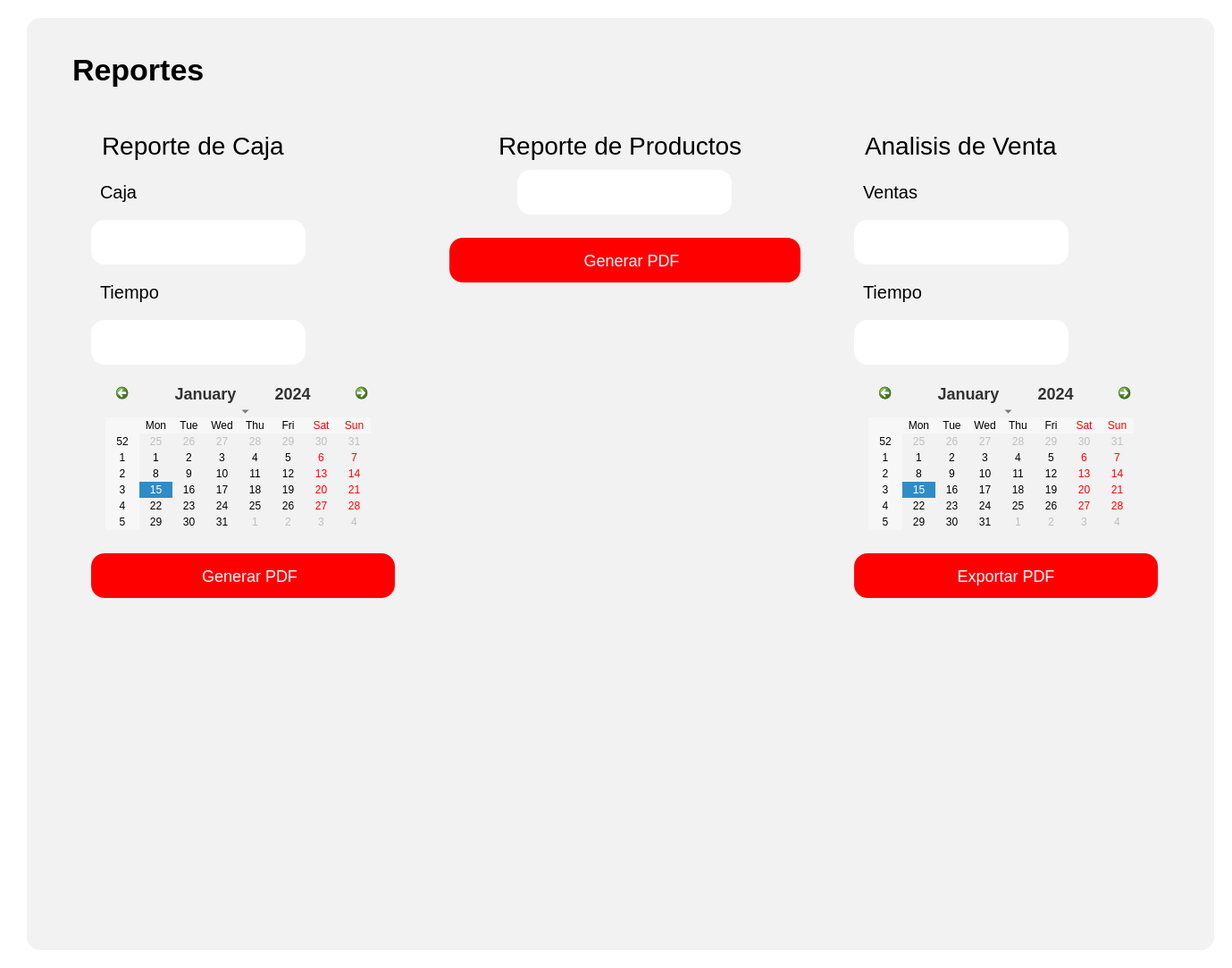
<?xml version="1.0" encoding="UTF-8"?>
<ui version="4.0">
 <class>Form</class>
 <widget class="QWidget" name="Form">
  <property name="geometry">
   <rect>
    <x>0</x>
    <y>0</y>
    <width>1379</width>
    <height>1083</height>
   </rect>
  </property>
  <property name="sizePolicy">
   <sizepolicy hsizetype="Preferred" vsizetype="Fixed">
    <horstretch>0</horstretch>
    <verstretch>0</verstretch>
   </sizepolicy>
  </property>
  <property name="windowTitle">
   <string>Form</string>
  </property>
  <property name="styleSheet">
   <string notr="true">background-color: rgb(255, 255, 255);
</string>
  </property>
  <layout class="QGridLayout" name="gridLayout_2">
   <item row="0" column="0">
    <widget class="QWidget" name="Contenedor" native="true">
     <property name="styleSheet">
      <string notr="true">
QPushButton {
    background-color: black; /* Fondo blanco */
    border: none; /* Sin borde ni decoración inicial */
    color:  white; /* Color del texto */
    border-radius: 15px; /* Bordes circulares */
    padding: 5px 10px; /* Espaciado interno para mejor apariencia */
	height: 40px; /* Altura del botón */
    text-align: center; /* Alinea el texto del botón a la izquierda */
    font-size: 18px; /* Tamaño de fuente */
	margin-top:20px;
}

QPushButton:hover {
    background-color: rgb(106, 106, 106); /* Gris claro al pasar el mouse */
    cursor: pointer; /* Cursor de mano al pasar sobre el botón */
}

QToolButton {
    background-color: white; /* Fondo blanco */
    border: none; /* Sin borde ni decoración inicial */
    color:  rgb(50, 50, 50); /* Color del texto */
    border-radius: 15px; /* Bordes circulares */
    padding: 5px 10px; /* Espaciado interno para mejor apariencia */
	height: 40px; /* Altura del botón */
    text-align: left; /* Alinea el texto del botón a la izquierda */
    font-size: 18px; /* Tamaño de fuente */
    cursor: pointer;
}

QToolButton:hover {
    background-color: #f2f2f2; /* Gris claro al pasar el mouse */
    cursor: pointer;
}
QLineEdit {
    background-color: rgb(255, 255, 255); /* Fondo blanco */
    border: none; /* Sin bordes visibles */
    padding: 4px; /* Espaciado interno entre el texto y los bordes */
    margin-right: 5px; /* Espaciado externo solo a la derecha */
    border-radius: 10px; /* Bordes redondeados */
    color: black; /* Texto negro */
    text-align: left; /* Texto alineado a la izquierda */
    font-size: 18px; /* Tamaño del texto */
}

/* Cuando el QLineEdit está enfocado (se está escribiendo) */
QLineEdit:focus {
    background-color: rgb(230, 230, 250); /* Color de fondo cuando el campo está activo */
    border: 1px solid rgb(0, 0, 0); /* Borde negro al estar activo */
}

QLabel {
    font-size: 20px; /* Tamaño de fuente */
    color:  black; /* Color del texto */
    margin-right: 10px; /* Espaciado a la derecha */
    padding: 5px; /* Espaciado interno */
    text-align: left; /* Alineación del texto a la izquierda */
}
QTableWidget {
    border: none;
    background-color: #ffffff; /* Fondo blanco para la tabla */
    box-shadow: 0 4px 8px rgba(0, 0, 0, 0.1); /* Sombra suave alrededor de la tabla */
}

QTableWidget::item {
    background-color: #f2f2f2; 
    border: none; 
    transition: background-color 0.3s ease; /* Suavizado de transición de color de fondo */
    pointer-events: none; /* Desactiva la interacción con las celdas (como editar) */
}

QTableWidget::item:selected {
    background-color: #aad4ff; /* Color azul claro para celdas seleccionadas */
    color: black; /* Texto negro para celdas seleccionadas */
}

QTableWidget::item:hover {
    background-color: #e6e6e6; /* Color de fondo al pasar el cursor sobre las celdas */
}

QHeaderView::section {
    border: none; 
    background-color: #f2f2f2; 
    font-weight: normal; /* No negritas */
    text-align: center; /* Centrado del texto en los encabezados */
    box-shadow: 0 2px 4px rgba(0, 0, 0, 0.1); /* Sombra suave para los encabezados */
}

QHeaderView::section:focus {
    background-color: #f2f2f2; /* Sin color de fondo cuando está en foco */
    border: none; /* Sin borde cuando está en foco */
}

QTableWidget::item:focus {
    border: none; /* Sin borde cuando las celdas tienen el foco */
    background-color: #f2f2f2; /* Mantener el fondo sin color azul */
}

QTableCornerButton::section {
    background-color: #f2f2f2; 
    border: none; 
}

QTableWidget::verticalHeader {
    background-color: #f2f2f2;
    border: none;
    font-weight: normal; /* No negritas */
}

QTableWidget::item:hover {
    background-color: #e6e6e6; /* Color de fondo al pasar el cursor sobre las celdas */
}

/* Personalización de la barra de desplazamiento */
QScrollBar:vertical {
    border: none;
    background: #f7f7f7; /* Fondo de la barra */
    width: 8px; /* Barra más delgada */
    border-radius: 4px; /* Bordes más redondeados */
}

QScrollBar::handle:vertical {
    background: #bbb; /* Fondo del control deslizante */
    min-height: 20px; /* Control deslizante más delgado */
    border-radius: 4px; /* Bordes redondeados */
    transition: background-color 0.3s ease; /* Transición suave para el cambio de color */
}

QScrollBar::handle:vertical:hover {
    background: #888; /* Color más oscuro cuando el control deslizante está siendo desplazado */
}

QScrollBar::add-line:vertical, QScrollBar::sub-line:vertical {
    border: none;
    background: #f2f2f2; /* Fondo para los botones de la barra */
    height: 0px; /* Sin altura para los botones */
}

QScrollBar:horizontal {
    border: none;
    background: #f7f7f7; /* Fondo de la barra */
    height: 8px; /* Barra más delgada */
    border-radius: 4px; /* Bordes más redondeados */
}

QScrollBar::handle:horizontal {
    background: #bbb; /* Fondo del control deslizante */
    min-width: 20px; /* Control deslizante más delgado */
    border-radius: 4px; /* Bordes redondeados */
    transition: background-color 0.3s ease; /* Transición suave para el cambio de color */
}

QScrollBar::handle:horizontal:hover {
    background: #888; /* Color más oscuro cuando el control deslizante está siendo desplazado */
}

QScrollBar::add-line:horizontal, QScrollBar::sub-line:horizontal {
    border: none;
    background: #f2f2f2; /* Fondo para los botones de la barra */
    width: 0px; /* Sin ancho para los botones */
}


</string>
     </property>
     <layout class="QHBoxLayout" name="horizontalLayout_2">
      <item>
       <widget class="QStackedWidget" name="Contenido">
        <property name="styleSheet">
         <string notr="true">margin-left:10px;
border-radius:15px;

background-color: #f2f2f2; 

</string>
        </property>
        <widget class="QWidget" name="ContenidoPage1">
         <layout class="QVBoxLayout" name="verticalLayout_2">
          <item>
           <widget class="QWidget" name="widget" native="true">
            <property name="styleSheet">
             <string notr="true"/>
            </property>
            <layout class="QVBoxLayout" name="verticalLayout_3">
             <item>
              <widget class="QWidget" name="widget_2" native="true">
               <property name="sizePolicy">
                <sizepolicy hsizetype="Preferred" vsizetype="Fixed">
                 <horstretch>0</horstretch>
                 <verstretch>0</verstretch>
                </sizepolicy>
               </property>
               <property name="minimumSize">
                <size>
                 <width>0</width>
                 <height>80</height>
                </size>
               </property>
               <property name="styleSheet">
                <string notr="true"/>
               </property>
               <layout class="QHBoxLayout" name="horizontalLayout_3">
                <item>
                 <widget class="QLabel" name="LabelReportes">
                  <property name="styleSheet">
                   <string notr="true">#LabelReportes
 {
    font-weight: bold; /* Negrita */
    font-size: 34px; /* Tamaño de fuente */
}
</string>
                  </property>
                  <property name="text">
                   <string>Reportes</string>
                  </property>
                 </widget>
                </item>
               </layout>
              </widget>
             </item>
             <item>
              <widget class="QWidget" name="widget_3" native="true">
               <property name="styleSheet">
                <string notr="true"/>
               </property>
               <layout class="QHBoxLayout" name="horizontalLayout">
                <item>
                 <widget class="QWidget" name="widget_4" native="true">
                  <property name="styleSheet">
                   <string notr="true"/>
                  </property>
                  <layout class="QGridLayout" name="gridLayout">
                   <item row="0" column="0" alignment="Qt::AlignLeft|Qt::AlignTop">
                    <widget class="QLabel" name="label">
                     <property name="sizePolicy">
                      <sizepolicy hsizetype="Fixed" vsizetype="Fixed">
                       <horstretch>0</horstretch>
                       <verstretch>0</verstretch>
                      </sizepolicy>
                     </property>
                     <property name="styleSheet">
                      <string notr="true">
    font-size: 28px; /* Tamaño de fuente */
</string>
                     </property>
                     <property name="text">
                      <string>Reporte de Caja</string>
                     </property>
                    </widget>
                   </item>
                   <item row="1" column="0" alignment="Qt::AlignLeft">
                    <widget class="QLabel" name="label_2">
                     <property name="sizePolicy">
                      <sizepolicy hsizetype="Fixed" vsizetype="Fixed">
                       <horstretch>0</horstretch>
                       <verstretch>0</verstretch>
                      </sizepolicy>
                     </property>
                     <property name="minimumSize">
                      <size>
                       <width>250</width>
                       <height>50</height>
                      </size>
                     </property>
                     <property name="text">
                      <string>Caja</string>
                     </property>
                    </widget>
                   </item>
                   <item row="7" column="0" alignment="Qt::AlignHCenter|Qt::AlignTop">
                    <widget class="QCalendarWidget" name="CalendarioCaja">
                     <property name="sizePolicy">
                      <sizepolicy hsizetype="Fixed" vsizetype="Fixed">
                       <horstretch>0</horstretch>
                       <verstretch>0</verstretch>
                      </sizepolicy>
                     </property>
                    </widget>
                   </item>
                   <item row="8" column="0" alignment="Qt::AlignHCenter">
                    <widget class="QPushButton" name="BtnTicketCaja">
                     <property name="sizePolicy">
                      <sizepolicy hsizetype="Fixed" vsizetype="Fixed">
                       <horstretch>0</horstretch>
                       <verstretch>0</verstretch>
                      </sizepolicy>
                     </property>
                     <property name="minimumSize">
                      <size>
                       <width>350</width>
                       <height>70</height>
                      </size>
                     </property>
                     <property name="cursor">
                      <cursorShape>PointingHandCursor</cursorShape>
                     </property>
                     <property name="styleSheet">
                      <string notr="true">
QPushButton {
    background-color: red; /* Fondo blanco */
    border: none; /* Sin borde ni decoración inicial */
    color:  white; /* Color del texto */
    border-radius: 15px; /* Bordes circulares */
    padding: 5px 10px; /* Espaciado interno para mejor apariencia */
	height: 40px; /* Altura del botón */
    text-align: center; /* Alinea el texto del botón a la izquierda */
    font-size: 18px; /* Tamaño de fuente */
	margin-top:20px;
    cursor: pointer; /* Cursor de mano al pasar sobre el botón */
}

QPushButton:hover {
    background-color: rgb(106, 106, 106); /* Gris claro al pasar el mouse */
    cursor: pointer; /* Cursor de mano al pasar sobre el botón */
}</string>
                     </property>
                     <property name="text">
                      <string>   Generar PDF</string>
                     </property>
                     <property name="icon">
                      <iconset>
                       <normaloff>../../assets/iconos/pdf.png</normaloff>../../assets/iconos/pdf.png</iconset>
                     </property>
                     <property name="iconSize">
                      <size>
                       <width>30</width>
                       <height>30</height>
                      </size>
                     </property>
                    </widget>
                   </item>
                   <item row="5" column="0">
                    <widget class="QLabel" name="label_3">
                     <property name="sizePolicy">
                      <sizepolicy hsizetype="Fixed" vsizetype="Fixed">
                       <horstretch>0</horstretch>
                       <verstretch>0</verstretch>
                      </sizepolicy>
                     </property>
                     <property name="minimumSize">
                      <size>
                       <width>250</width>
                       <height>50</height>
                      </size>
                     </property>
                     <property name="text">
                      <string>Tiempo</string>
                     </property>
                    </widget>
                   </item>
                   <item row="2" column="0">
                    <widget class="QComboBox" name="TipoCajaComboBox">
                     <property name="sizePolicy">
                      <sizepolicy hsizetype="Fixed" vsizetype="Fixed">
                       <horstretch>0</horstretch>
                       <verstretch>0</verstretch>
                      </sizepolicy>
                     </property>
                     <property name="minimumSize">
                      <size>
                       <width>250</width>
                       <height>50</height>
                      </size>
                     </property>
                     <property name="styleSheet">
                      <string notr="true">QComboBox {
    background-color: white; /* Fondo blanco */
    border: none; /* Sin borde */
    color: black; /* Color del texto */
    border-radius: 15px; /* Bordes redondeados */
    padding: 5px 10px; /* Espaciado interno */
    font-size: 18px; /* Tamaño de fuente */
    height: 40px; /* Altura del combo box */
    
}

QComboBox::drop-down {
    background-color: transparent; /* Fondo transparente */
    border: none; /* Sin borde */
    width: 20px; /* Tamaño del botón */
    /* No se define la flecha, por lo que se elimina */
}

QComboBox:hover {
    cursor: pointer; /* Cursor de mano */
}

QComboBox QAbstractItemView {
    background-color: white; /* Fondo del menú desplegable */
    border: none; /* Sin borde */
    color: black; /* Color del texto en las opciones */
    selection-background-color: rgb(106, 106, 106); /* Fondo gris claro al seleccionar */
    selection-color: white; /* Texto blanco al seleccionar */
    border-radius: 10px; /* Bordes redondeados */
}
</string>
                     </property>
                    </widget>
                   </item>
                   <item row="9" column="0">
                    <spacer name="verticalSpacer_3">
                     <property name="orientation">
                      <enum>Qt::Vertical</enum>
                     </property>
                     <property name="sizeHint" stdset="0">
                      <size>
                       <width>20</width>
                       <height>40</height>
                      </size>
                     </property>
                    </spacer>
                   </item>
                   <item row="6" column="0">
                    <widget class="QComboBox" name="TiempoCajaComboBox">
                     <property name="sizePolicy">
                      <sizepolicy hsizetype="Fixed" vsizetype="Fixed">
                       <horstretch>0</horstretch>
                       <verstretch>0</verstretch>
                      </sizepolicy>
                     </property>
                     <property name="minimumSize">
                      <size>
                       <width>250</width>
                       <height>50</height>
                      </size>
                     </property>
                     <property name="styleSheet">
                      <string notr="true">QComboBox {
    background-color: white; /* Fondo blanco */
    border: none; /* Sin borde */
    color: black; /* Color del texto */
    border-radius: 15px; /* Bordes redondeados */
    padding: 5px 10px; /* Espaciado interno */
    font-size: 18px; /* Tamaño de fuente */
    height: 40px; /* Altura del combo box */
    
}

QComboBox::drop-down {
    background-color: transparent; /* Fondo transparente */
    border: none; /* Sin borde */
    width: 20px; /* Tamaño del botón */
    /* No se define la flecha, por lo que se elimina */
}

QComboBox:hover {
    cursor: pointer; /* Cursor de mano */
}

QComboBox QAbstractItemView {
    background-color: white; /* Fondo del menú desplegable */
    border: none; /* Sin borde */
    color: black; /* Color del texto en las opciones */
    selection-background-color: rgb(106, 106, 106); /* Fondo gris claro al seleccionar */
    selection-color: white; /* Texto blanco al seleccionar */
    border-radius: 10px; /* Bordes redondeados */
}
</string>
                     </property>
                    </widget>
                   </item>
                  </layout>
                 </widget>
                </item>
                <item>
                 <widget class="QWidget" name="widget_5" native="true">
                  <property name="styleSheet">
                   <string notr="true"/>
                  </property>
                  <layout class="QGridLayout" name="gridLayout_3">
                   <item row="0" column="0" alignment="Qt::AlignHCenter">
                    <widget class="QLabel" name="label_5">
                     <property name="sizePolicy">
                      <sizepolicy hsizetype="Fixed" vsizetype="Fixed">
                       <horstretch>0</horstretch>
                       <verstretch>0</verstretch>
                      </sizepolicy>
                     </property>
                     <property name="styleSheet">
                      <string notr="true">
    font-size: 28px; /* Tamaño de fuente */
</string>
                     </property>
                     <property name="text">
                      <string>Reporte de Productos</string>
                     </property>
                    </widget>
                   </item>
                   <item row="2" column="0">
                    <widget class="QPushButton" name="BtnTicketProducto">
                     <property name="sizePolicy">
                      <sizepolicy hsizetype="Minimum" vsizetype="Fixed">
                       <horstretch>0</horstretch>
                       <verstretch>0</verstretch>
                      </sizepolicy>
                     </property>
                     <property name="minimumSize">
                      <size>
                       <width>350</width>
                       <height>70</height>
                      </size>
                     </property>
                     <property name="cursor">
                      <cursorShape>PointingHandCursor</cursorShape>
                     </property>
                     <property name="styleSheet">
                      <string notr="true">
QPushButton {
    background-color: red; /* Fondo blanco */
    border: none; /* Sin borde ni decoración inicial */
    color:  white; /* Color del texto */
    border-radius: 15px; /* Bordes circulares */
    padding: 5px 10px; /* Espaciado interno para mejor apariencia */
	height: 40px; /* Altura del botón */
    text-align: center; /* Alinea el texto del botón a la izquierda */
    font-size: 18px; /* Tamaño de fuente */
	margin-top:20px;
    cursor: pointer; /* Cursor de mano al pasar sobre el botón */
}

QPushButton:hover {
    background-color: rgb(106, 106, 106); /* Gris claro al pasar el mouse */
    cursor: pointer; /* Cursor de mano al pasar sobre el botón */
}</string>
                     </property>
                     <property name="text">
                      <string>   Generar PDF</string>
                     </property>
                     <property name="icon">
                      <iconset>
                       <normaloff>../../assets/iconos/pdf.png</normaloff>../../assets/iconos/pdf.png</iconset>
                     </property>
                     <property name="iconSize">
                      <size>
                       <width>30</width>
                       <height>30</height>
                      </size>
                     </property>
                    </widget>
                   </item>
                   <item row="3" column="0">
                    <spacer name="verticalSpacer_4">
                     <property name="orientation">
                      <enum>Qt::Vertical</enum>
                     </property>
                     <property name="sizeHint" stdset="0">
                      <size>
                       <width>20</width>
                       <height>40</height>
                      </size>
                     </property>
                    </spacer>
                   </item>
                   <item row="1" column="0" alignment="Qt::AlignHCenter">
                    <widget class="QComboBox" name="TipoProductosComboBox">
                     <property name="sizePolicy">
                      <sizepolicy hsizetype="Fixed" vsizetype="Fixed">
                       <horstretch>0</horstretch>
                       <verstretch>0</verstretch>
                      </sizepolicy>
                     </property>
                     <property name="minimumSize">
                      <size>
                       <width>250</width>
                       <height>50</height>
                      </size>
                     </property>
                     <property name="styleSheet">
                      <string notr="true">QComboBox {
    background-color: white; /* Fondo blanco */
    border: none; /* Sin borde */
    color: black; /* Color del texto */
    border-radius: 15px; /* Bordes redondeados */
    padding: 5px 10px; /* Espaciado interno */
    font-size: 18px; /* Tamaño de fuente */
    height: 40px; /* Altura del combo box */
    
}

QComboBox::drop-down {
    background-color: transparent; /* Fondo transparente */
    border: none; /* Sin borde */
    width: 20px; /* Tamaño del botón */
    /* No se define la flecha, por lo que se elimina */
}

QComboBox:hover {
    cursor: pointer; /* Cursor de mano */
}

QComboBox QAbstractItemView {
    background-color: white; /* Fondo del menú desplegable */
    border: none; /* Sin borde */
    color: black; /* Color del texto en las opciones */
    selection-background-color: rgb(106, 106, 106); /* Fondo gris claro al seleccionar */
    selection-color: white; /* Texto blanco al seleccionar */
    border-radius: 10px; /* Bordes redondeados */
}
</string>
                     </property>
                    </widget>
                   </item>
                  </layout>
                 </widget>
                </item>
                <item>
                 <widget class="QWidget" name="widget_6" native="true">
                  <property name="styleSheet">
                   <string notr="true"/>
                  </property>
                  <layout class="QGridLayout" name="gridLayout_4">
                   <item row="6" column="0" alignment="Qt::AlignVCenter">
                    <widget class="QPushButton" name="BtnTicketAnalisis">
                     <property name="sizePolicy">
                      <sizepolicy hsizetype="Fixed" vsizetype="Fixed">
                       <horstretch>0</horstretch>
                       <verstretch>0</verstretch>
                      </sizepolicy>
                     </property>
                     <property name="minimumSize">
                      <size>
                       <width>350</width>
                       <height>70</height>
                      </size>
                     </property>
                     <property name="cursor">
                      <cursorShape>PointingHandCursor</cursorShape>
                     </property>
                     <property name="styleSheet">
                      <string notr="true">
QPushButton {
    background-color: red; /* Fondo blanco */
    border: none; /* Sin borde ni decoración inicial */
    color:  white; /* Color del texto */
    border-radius: 15px; /* Bordes circulares */
    padding: 5px 10px; /* Espaciado interno para mejor apariencia */
	height: 40px; /* Altura del botón */
    text-align: center; /* Alinea el texto del botón a la izquierda */
    font-size: 18px; /* Tamaño de fuente */
	margin-top:20px;
    cursor: pointer; /* Cursor de mano al pasar sobre el botón */
}

QPushButton:hover {
    background-color: rgb(106, 106, 106); /* Gris claro al pasar el mouse */
    cursor: pointer; /* Cursor de mano al pasar sobre el botón */
}</string>
                     </property>
                     <property name="text">
                      <string>Exportar PDF</string>
                     </property>
                     <property name="icon">
                      <iconset>
                       <normaloff>../../assets/iconos/pdf.png</normaloff>../../assets/iconos/pdf.png</iconset>
                     </property>
                     <property name="iconSize">
                      <size>
                       <width>30</width>
                       <height>30</height>
                      </size>
                     </property>
                    </widget>
                   </item>
                   <item row="0" column="0" alignment="Qt::AlignLeft">
                    <widget class="QLabel" name="label_6">
                     <property name="sizePolicy">
                      <sizepolicy hsizetype="Fixed" vsizetype="Fixed">
                       <horstretch>0</horstretch>
                       <verstretch>0</verstretch>
                      </sizepolicy>
                     </property>
                     <property name="styleSheet">
                      <string notr="true">
    font-size: 28px; /* Tamaño de fuente */
</string>
                     </property>
                     <property name="text">
                      <string>Analisis de Venta</string>
                     </property>
                    </widget>
                   </item>
                   <item row="3" column="0">
                    <widget class="QLabel" name="label_8">
                     <property name="sizePolicy">
                      <sizepolicy hsizetype="Fixed" vsizetype="Fixed">
                       <horstretch>0</horstretch>
                       <verstretch>0</verstretch>
                      </sizepolicy>
                     </property>
                     <property name="minimumSize">
                      <size>
                       <width>250</width>
                       <height>50</height>
                      </size>
                     </property>
                     <property name="text">
                      <string>Tiempo</string>
                     </property>
                    </widget>
                   </item>
                   <item row="1" column="0">
                    <widget class="QLabel" name="label_7">
                     <property name="sizePolicy">
                      <sizepolicy hsizetype="Fixed" vsizetype="Fixed">
                       <horstretch>0</horstretch>
                       <verstretch>0</verstretch>
                      </sizepolicy>
                     </property>
                     <property name="minimumSize">
                      <size>
                       <width>250</width>
                       <height>50</height>
                      </size>
                     </property>
                     <property name="text">
                      <string>Ventas</string>
                     </property>
                    </widget>
                   </item>
                   <item row="2" column="0">
                    <widget class="QComboBox" name="ReporteAnalisisComboBox">
                     <property name="sizePolicy">
                      <sizepolicy hsizetype="Fixed" vsizetype="Fixed">
                       <horstretch>0</horstretch>
                       <verstretch>0</verstretch>
                      </sizepolicy>
                     </property>
                     <property name="minimumSize">
                      <size>
                       <width>250</width>
                       <height>50</height>
                      </size>
                     </property>
                     <property name="styleSheet">
                      <string notr="true">QComboBox {
    background-color: white; /* Fondo blanco */
    border: none; /* Sin borde */
    color: black; /* Color del texto */
    border-radius: 15px; /* Bordes redondeados */
    padding: 5px 10px; /* Espaciado interno */
    font-size: 18px; /* Tamaño de fuente */
    height: 40px; /* Altura del combo box */
    
}

QComboBox::drop-down {
    background-color: transparent; /* Fondo transparente */
    border: none; /* Sin borde */
    width: 20px; /* Tamaño del botón */
    /* No se define la flecha, por lo que se elimina */
}

QComboBox:hover {
    cursor: pointer; /* Cursor de mano */
}

QComboBox QAbstractItemView {
    background-color: white; /* Fondo del menú desplegable */
    border: none; /* Sin borde */
    color: black; /* Color del texto en las opciones */
    selection-background-color: rgb(106, 106, 106); /* Fondo gris claro al seleccionar */
    selection-color: white; /* Texto blanco al seleccionar */
    border-radius: 10px; /* Bordes redondeados */
}
</string>
                     </property>
                    </widget>
                   </item>
                   <item row="5" column="0" alignment="Qt::AlignHCenter|Qt::AlignVCenter">
                    <widget class="QCalendarWidget" name="CalendarioAnalisis">
                     <property name="sizePolicy">
                      <sizepolicy hsizetype="Fixed" vsizetype="Fixed">
                       <horstretch>0</horstretch>
                       <verstretch>0</verstretch>
                      </sizepolicy>
                     </property>
                    </widget>
                   </item>
                   <item row="7" column="0">
                    <spacer name="verticalSpacer_5">
                     <property name="orientation">
                      <enum>Qt::Vertical</enum>
                     </property>
                     <property name="sizeHint" stdset="0">
                      <size>
                       <width>20</width>
                       <height>40</height>
                      </size>
                     </property>
                    </spacer>
                   </item>
                   <item row="4" column="0">
                    <widget class="QComboBox" name="TiempoAnalisisComboBox">
                     <property name="sizePolicy">
                      <sizepolicy hsizetype="Fixed" vsizetype="Fixed">
                       <horstretch>0</horstretch>
                       <verstretch>0</verstretch>
                      </sizepolicy>
                     </property>
                     <property name="minimumSize">
                      <size>
                       <width>250</width>
                       <height>50</height>
                      </size>
                     </property>
                     <property name="styleSheet">
                      <string notr="true">QComboBox {
    background-color: white; /* Fondo blanco */
    border: none; /* Sin borde */
    color: black; /* Color del texto */
    border-radius: 15px; /* Bordes redondeados */
    padding: 5px 10px; /* Espaciado interno */
    font-size: 18px; /* Tamaño de fuente */
    height: 40px; /* Altura del combo box */
    
}

QComboBox::drop-down {
    background-color: transparent; /* Fondo transparente */
    border: none; /* Sin borde */
    width: 20px; /* Tamaño del botón */
    /* No se define la flecha, por lo que se elimina */
}

QComboBox:hover {
    cursor: pointer; /* Cursor de mano */
}

QComboBox QAbstractItemView {
    background-color: white; /* Fondo del menú desplegable */
    border: none; /* Sin borde */
    color: black; /* Color del texto en las opciones */
    selection-background-color: rgb(106, 106, 106); /* Fondo gris claro al seleccionar */
    selection-color: white; /* Texto blanco al seleccionar */
    border-radius: 10px; /* Bordes redondeados */
}
</string>
                     </property>
                    </widget>
                   </item>
                  </layout>
                 </widget>
                </item>
               </layout>
              </widget>
             </item>
            </layout>
           </widget>
          </item>
         </layout>
        </widget>
       </widget>
      </item>
     </layout>
    </widget>
   </item>
  </layout>
 </widget>
 <resources/>
 <connections/>
</ui>
